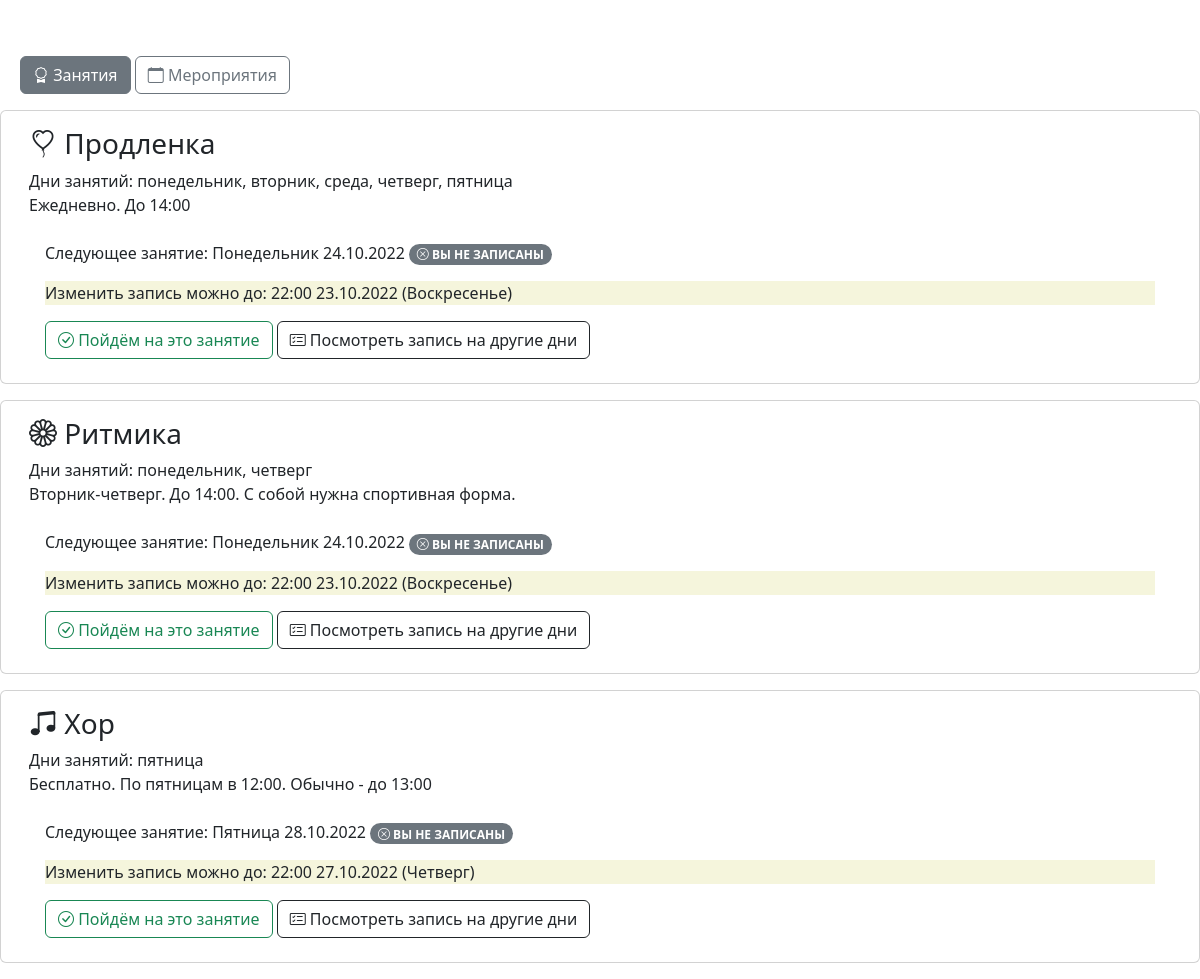
The app's page / (signed in) with its own data.
### booking/models.py (models this page shows, shortened)
class Schedule(models.Model):
    lesson = models.ForeignKey(Lesson, verbose_name='Занятие', on_delete=models.CASCADE, related_name='schedules')
    date_begin = models.DateField('Дата начала занятий')
    date_end = models.DateField('Дата завершения занятий')
    week_days = models.CharField('Дни проведения занятий', max_length=7, validators=[validate_schedule_week_days])
    class Meta:
        ordering = ('-date_begin', 'lesson')
        verbose_name = 'Расписание'
        verbose_name_plural = 'Расписания'
        constraints = [
            models.CheckConstraint(check=models.Q(date_begin__lt=models.F('date_end')), name='check_dates'),
        ]
    @property
    def is_deadline(self):
        return datetime.now() >= self.deadline_time
    @property
    def next_lesson_day(self):
        if date.today() >= self.date_begin:
            evaluation_day = date.today()
        else:
            evaluation_day = self.date_begin
        weekday = evaluation_day.weekday()
        next_lesson_day = self.week_days.find('1', weekday + 1)
        next_lesson_delta = next_lesson_day - weekday
        if next_lesson_day == -1:
            next_lesson_day = self.week_days.find('1')
            next_lesson_delta = 7 - weekday + next_lesson_day
        next_lesson_date = evaluation_day + timedelta(days=next_lesson_delta)
        return next_lesson_date
    @property
    def is_next_lesson_tomorrow(self):
        return self.next_lesson_day - date.today() == timedelta(days=1)
    @property
    def deadline_time(self):
        day = self.next_lesson_day - timedelta(days=1)
        return datetime.combine(day, time(hour=settings.DEADLINE_TIME))
    @property
    def week_schedule(self):
        week_days = [
            'Понедельник',
            'Вторник',
            'Среда',
            'Четверг',
            'Пятница',
            'Суббота',
            'Воскресенье',
        ]
        return ', '.join([item[1].lower() for item in zip(self.week_days, week_days) if int(item[0])])

class Lesson(models.Model):
    title = models.CharField('Название занятия', max_length=100, unique=True)
    description = models.TextField('Описание', null=True, blank=True)
    bootstrap_icon = models.CharField(
        'Иконка',
        max_length=50,
        default='bi-emoji-smile',
        help_text='https://icons.getbootstrap.com/icons/'
    )
    class Meta:
        ordering = ('title',)
        verbose_name = 'Занятие'
        verbose_name_plural = 'Занятия'

### booking/views.py (the view)
# urls.py: path('', views.cabinet, name='cabinet'),
@login_required
def cabinet(request):
    template = 'booking/cabinet.html'
    days_before = settings.ACCESS_BOOKING_DAYS_BEFORE_BEGIN_LESSONS
    schedule = Schedule.objects.filter(date_begin__lte=date.today() + timedelta(days=days_before), date_end__gt=date.today())
    booked = Booking.objects.filter(student=request.user).filter(date__gte=date.today()).all()
    bookings = {}
    for line in schedule:
        for booking in booked:
            if booking.lesson.lesson.id == line.lesson.id and booking.date == line.next_lesson_day:
                bookings[line.id] = booking.id
    context = {
        'schedule': schedule,
        'bookings': bookings,
    }
    return render(request, template, context)

### booking/templates/booking/cabinet.html (shortened to what this page needs)
{% extends 'base.html' %}
{% block content %}
{% load booking_extras %}
{% for line in schedule %}
<div class="card mb-3"">
  <div class="card-body">
    <h3 class="card-title">
        <i class="bi {{ line.lesson.bootstrap_icon }}"></i>
        {{ line.lesson.title }}
    </h3>
    <p class="card-text">
        Дни занятий: {{ line.week_schedule }}<br />
        {{ line.lesson.description }}</p>
      <ul class="list-group list-group-flush">
          <li class="list-group-item">
          Следующее занятие:
        {{ line.next_lesson_day|date:"l d.m.Y" }}
      {% if line.id in bookings %}
              <span class="badge bg-success rounded-pill"><i class="bi bi-check-circle"></i> ВЫ ЗАПИСАНЫ</span>
      {% else %}
              <span class="badge bg-secondary rounded-pill"><i class="bi bi-x-circle"></i> ВЫ НЕ ЗАПИСАНЫ</span>
      {% endif %}
      <p style="background-color: {% if line.is_deadline %}LavenderBlush{% else %}Beige{% endif %};">
          Изменить запись можно {% if line.is_deadline %}было {% endif %}до:
          {% if line.is_next_lesson_tomorrow %}
          {{ line.deadline_time|date:"H:i d.m.Y" }} (Сегодня)
          {% else %}
          {{ line.deadline_time|date:"H:i d.m.Y (l)" }}
          {% endif %}
      </p>
      {% if line.id in bookings %}
              <a href="{% url 'booking:cancel_booking_next_lesson' bookings|hash:line.id %}" class="btn btn-outline-danger {% if line.is_deadline %}disabled{% endif %}"><i class="bi bi-x-circle"></i> Не пойдём на это занятие</a>
      {% else %}
              <a href="{% url 'booking:booking_next_lesson' line.id %}" class="btn btn-outline-success {% if line.is_deadline %}disabled{% endif %}"><i class="bi bi-check-circle"></i> Пойдём на это занятие</a>
      {% endif %}
              <a href="{% url 'booking:multi_booking' line.id %}" class="btn btn-outline-dark"><i class="bi bi-card-checklist"></i> Посмотреть запись на другие дни</a>
          </li>
      </ul>
  </div>
</div>
{% endfor %}
{% endblock %}

### records on screen
Schedule: lesson "Продленка", week_schedule "понедельник, вторник, среда, четверг, пятница", lesson.description "Ежедневно. До 14:00", next_lesson_day "Понедельник 24.10.2022", shows "ВЫ НЕ ЗАПИСАНЫ", deadline_time "22:00 23.10.2022 (Воскресенье)", shows "Пойдём на это занятие"
Schedule: lesson "Ритмика", week_schedule "понедельник, четверг", lesson.description "Вторник-четверг. До 14:00. С собой нужна спортивная форма.", next_lesson_day "Понедельник 24.10.2022", shows "ВЫ НЕ ЗАПИСАНЫ", deadline_time "22:00 23.10.2022 (Воскресенье)", shows "Пойдём на это занятие"
Schedule: lesson "Хор", week_schedule "пятница", lesson.description "Бесплатно. По пятницам в 12:00. Обычно - до 13:00", next_lesson_day "Пятница 28.10.2022", shows "ВЫ НЕ ЗАПИСАНЫ", deadline_time "22:00 27.10.2022 (Четверг)", shows "Пойдём на это занятие"
